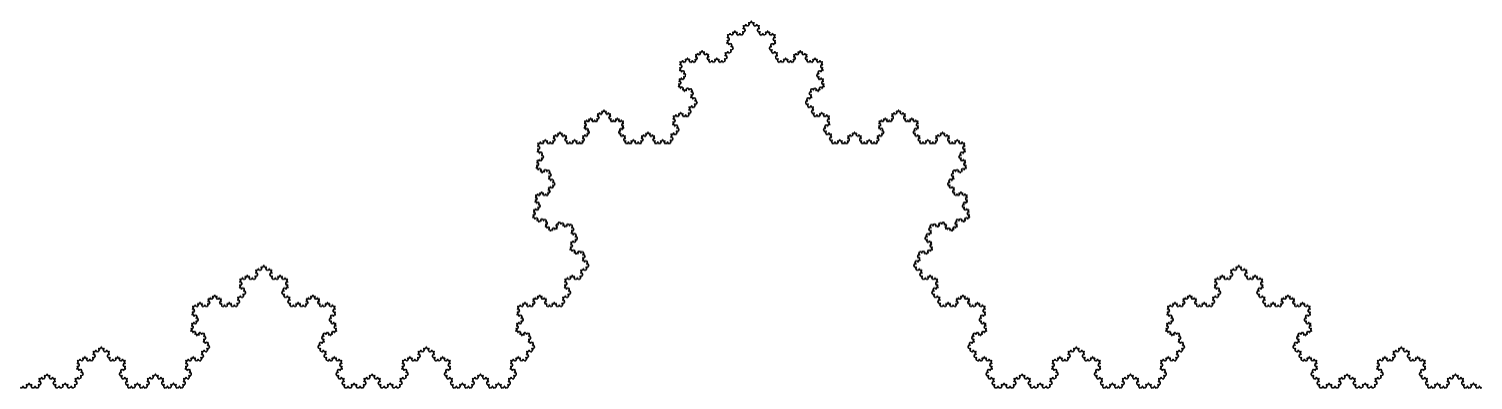
#> input picture lib/koch.png, 1502 x 409 px
$ python fractal_parser.py
#> lines starting #> are read from the running program, lines starting #| are printed output that depends on the picture; after the words box and inside, x2 and y2 are one past the last pixel; in counts of white or black regions, pixels touching at a corner belong together; long printed decimals are rounded
import cv2
import math
import numpy as np
from PIL import Image
import matplotlib.pyplot as plt

class FractalParser():
    def __init__(self):
        pass

    def get_fractal_dimension(self, image_file, max_box_size=100, min_box_size=1, show_figures=False):
#> called with image_file = './koch.png', max_box_size = 1000, min_box_size = 5, show_figures = True
        image = cv2.imread(image_file)
#> image is the input picture: shape (409, 1502, 3); min 1, max 255, mean 251.3
        image_gray = cv2.cvtColor(image, cv2.COLOR_RGB2GRAY)
        ret2, image_otsu = cv2.threshold(image_gray, 0, 255, cv2.THRESH_OTSU)
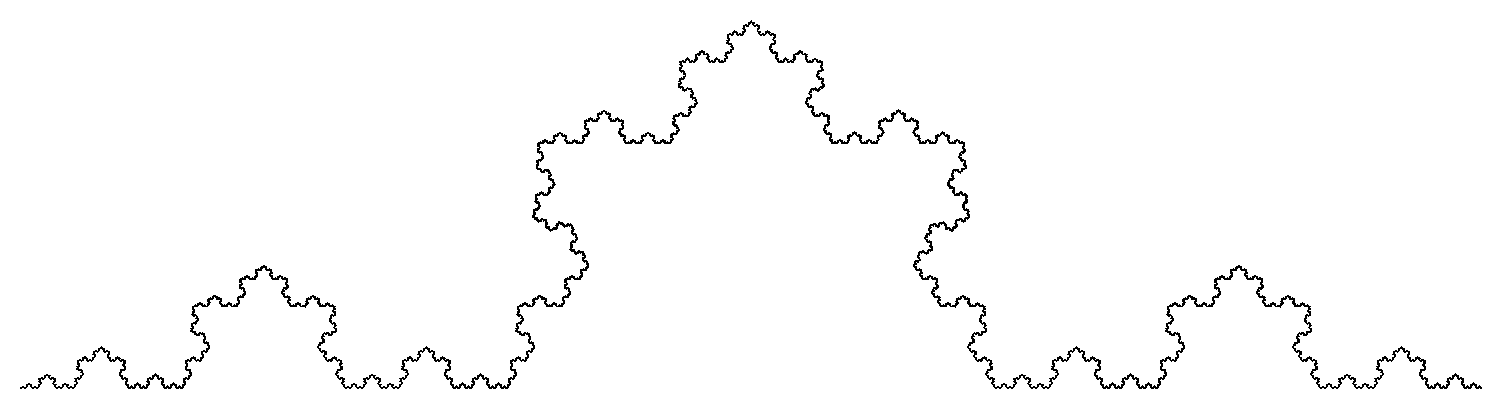
#> image_otsu: shape (409, 1502); 98.3% white; black in thin lines or dots, all inside (x1, y1, x2, y2) = (20, 20, 1482, 389)
#> ret2 = 154
        image_binalized = image_otsu==0
        width, height = image_otsu.shape[:2]
#> width = 409; height = 1502
        box_size = max_box_size
        box_sizes = []
        box_counts = []
        while box_size >=  min_box_size:
            count = self.count_box(
                image_array = image_binalized,
                box_size = box_size
            )
            box_sizes.append(box_size)
            box_counts.append(count)
            box_size = int(box_size / 2)
#> this loop made 8 passes
#> count on passes 1 to 8: 2, 3, 8, 28, 61, 128, 319, 796
#> after the loop, box_counts = [2, 3, 8, 28, 61, 128, 319, 796]; box_sizes = [1000, 500, 250, 125, 62, 31, 15, 7]
        log_box_sizes = np.log(box_sizes)
#> log_box_sizes = [6.91, 6.21, 5.52, 4.83, 4.13, 3.43, 2.71, 1.95]
        log_box_counts = np.log(box_counts)
#> log_box_counts = [0.693, 1.1, 2.08, 3.33, 4.11, 4.85, 5.77, 6.68]
        fractal_dimension = -np.polyfit(log_box_sizes, log_box_counts, 1)[0]
#> fractal_dimension = 1.25
        if show_figures:
            fig = plt.figure()
            ax1 = fig.add_subplot(1, 2, 1)
            ax1.set_title("original")
            ax1.imshow(image)
            ax2 = fig.add_subplot(1, 2, 2)
            ax2.set_title("binalized")
            ax2.imshow(image_binalized)
            plt.show()
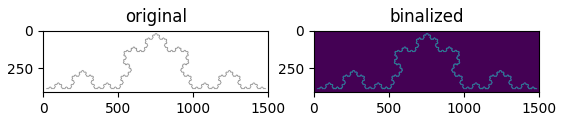
#> figure drawn by matplotlib, 2 panels
        return fractal_dimension

    def count_box(self, image_array, box_size):
        width, height = image_array.shape[:2]
        num_grid_x = math.ceil(width/box_size)
        num_grid_y = math.ceil(height/box_size)
        count = 0
        for grid_index_x in range(num_grid_x):
            for grid_index_y in range(num_grid_y):
                pixels_in_box = image_array[
                    grid_index_x * box_size : (grid_index_x+1) * box_size,
                    grid_index_y * box_size : (grid_index_y+1) * box_size
                ].flatten()
                if np.sum(pixels_in_box) > 0:
                    count += 1
        return count

if __name__=='__main__':
    image_file = "./koch.png"
    fractal_parser = FractalParser()
    fractal_dimension = fractal_parser.get_fractal_dimension(
        image_file = image_file,
        max_box_size = 1000,
        min_box_size = 5,
        show_figures = True
    )
#> fractal_dimension = 1.25
    print(fractal_dimension)
#| 1.255

$ run again, with lib/sierpinski.png copied over lib/koch.png
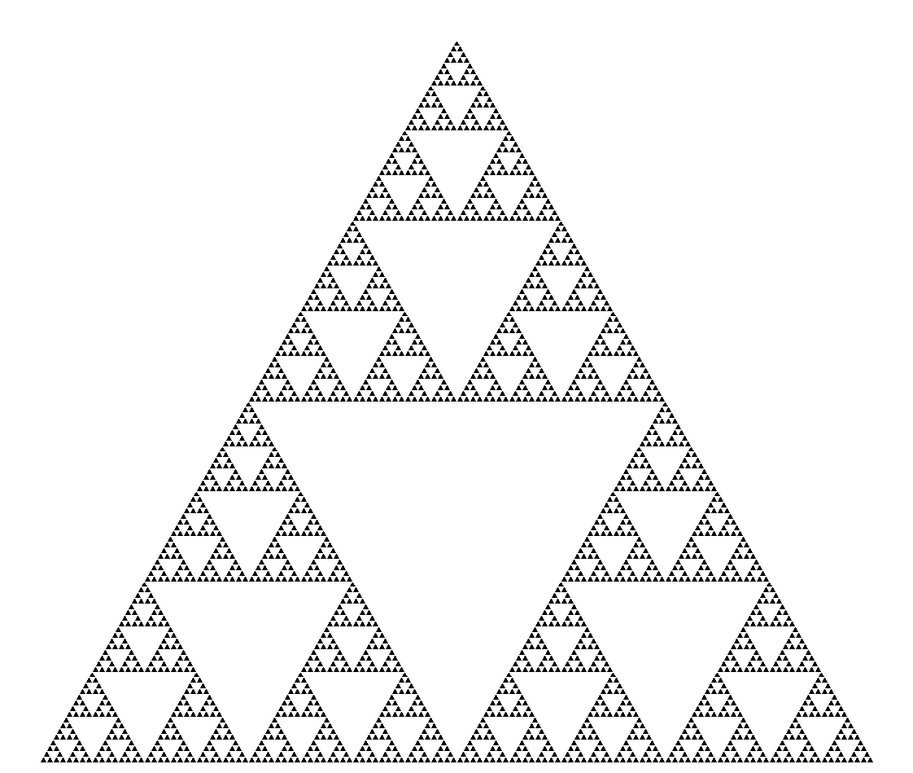
#> input picture lib/sierpinski.png, 913 x 773 px, shrunk from 1122 x 949 before the run
#> in get_fractal_dimension, image is the input picture: shape (773, 913, 3); min 0, max 255, mean 242.2
#> in get_fractal_dimension, `ret2, image_otsu = cv2.threshold(image_gray, 0, 255, cv2.THRESH_OTSU)`:
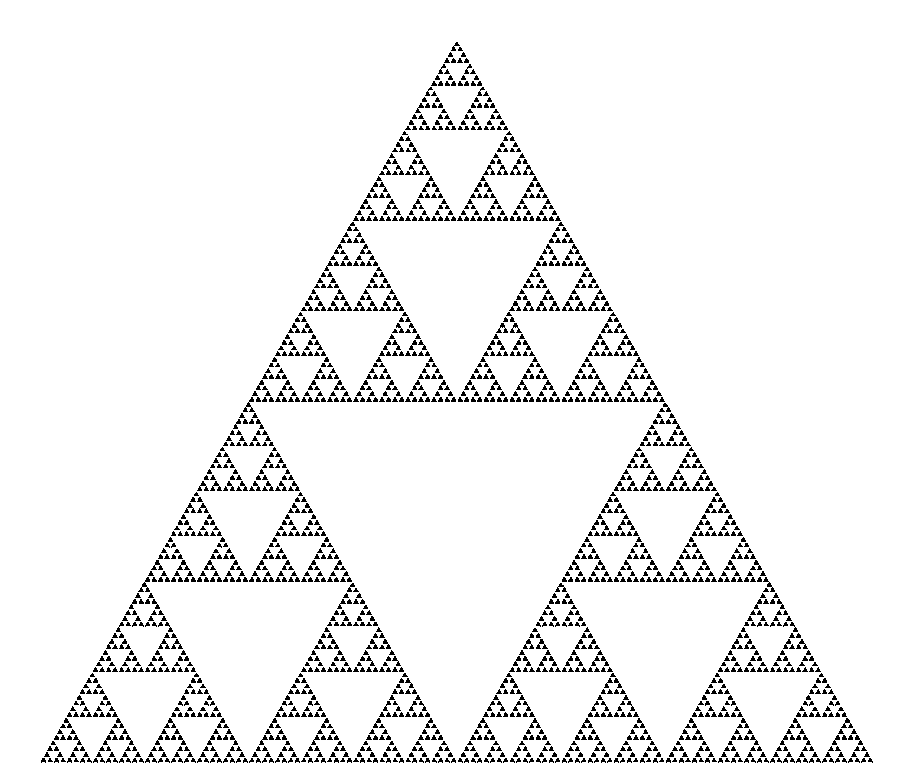
#> image_otsu: shape (773, 913); 94.8% white; black in thin lines or dots, all inside (x1, y1, x2, y2) = (41, 42, 873, 763)
#> ret2 = 146
#> the loop in get_fractal_dimension, `while box_size >=  min_box_size:` made 8 passes
#> count on passes 1 to 8: 1, 4, 13, 35, 97, 266, 792, 2686
#> after the loop in get_fractal_dimension, `while box_size >=  min_box_size:`: box_counts = [1, 4, 13, 35, 97, 266, 792, 2686]; box_sizes = [1000, 500, 250, 125, 62, 31, 15, 7]
#> log_box_sizes = [6.91, 6.21, 5.52, 4.83, 4.13, 3.43, 2.71, 1.95]
#> log_box_counts = [0, 1.39, 2.56, 3.56, 4.57, 5.58, 6.67, 7.9]
#> in get_fractal_dimension, `fractal_dimension = -np.polyfit(log_box_sizes, log_box_counts, 1)[0]`: fractal_dimension = 1.55
#> in get_fractal_dimension, `plt.show()`:
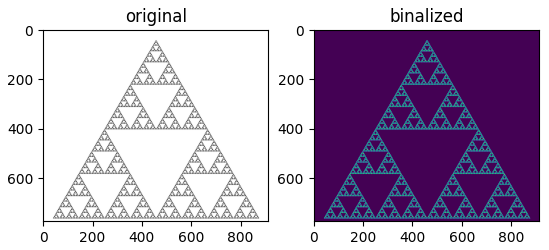
#> figure drawn by matplotlib, 2 panels
#| 1.549
